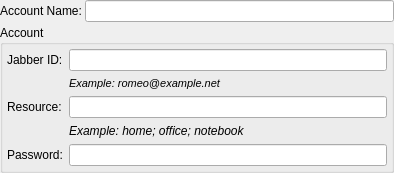
<?xml version="1.0" encoding="UTF-8"?>
<ui version="4.0">
 <class>AccountOptionsClass</class>
 <widget class="QWidget" name="AccountOptionsClass">
  <property name="geometry">
   <rect>
    <x>0</x>
    <y>0</y>
    <width>394</width>
    <height>165</height>
   </rect>
  </property>
  <layout class="QVBoxLayout">
   <property name="spacing">
    <number>3</number>
   </property>
   <property name="margin">
    <number>0</number>
   </property>
   <item>
    <layout class="QHBoxLayout">
     <property name="spacing">
      <number>3</number>
     </property>
     <property name="margin">
      <number>0</number>
     </property>
     <item>
      <widget class="QLabel" name="lblName">
       <property name="text">
        <string>Account Name:</string>
       </property>
       <property name="buddy">
        <cstring>lneName</cstring>
       </property>
      </widget>
     </item>
     <item>
      <widget class="QLineEdit" name="lneName"/>
     </item>
    </layout>
   </item>
   <item>
    <widget class="QGroupBox" name="grbAccount">
     <property name="sizePolicy">
      <sizepolicy hsizetype="Preferred" vsizetype="Fixed">
       <horstretch>0</horstretch>
       <verstretch>0</verstretch>
      </sizepolicy>
     </property>
     <property name="title">
      <string>Account</string>
     </property>
     <layout class="QVBoxLayout">
      <property name="spacing">
       <number>3</number>
      </property>
      <property name="margin">
       <number>4</number>
      </property>
      <item>
       <layout class="QGridLayout">
        <property name="margin">
         <number>0</number>
        </property>
        <item row="2" column="1">
         <widget class="QLineEdit" name="lneResource"/>
        </item>
        <item row="1" column="1">
         <widget class="QLabel" name="lblExampleJabberId">
          <property name="sizePolicy">
           <sizepolicy hsizetype="Preferred" vsizetype="Maximum">
            <horstretch>0</horstretch>
            <verstretch>0</verstretch>
           </sizepolicy>
          </property>
          <property name="font">
           <font>
            <family>MS Shell Dlg 2</family>
            <pointsize>8</pointsize>
            <italic>true</italic>
           </font>
          </property>
          <property name="text">
           <string>Example: romeo@example.net</string>
          </property>
         </widget>
        </item>
        <item row="0" column="0">
         <widget class="QLabel" name="lblJabberId">
          <property name="text">
           <string>Jabber ID:</string>
          </property>
          <property name="buddy">
           <cstring>lneJabberId</cstring>
          </property>
         </widget>
        </item>
        <item row="0" column="1">
         <widget class="QLineEdit" name="lneJabberId"/>
        </item>
        <item row="2" column="0">
         <widget class="QLabel" name="lblResource">
          <property name="text">
           <string>Resource:</string>
          </property>
          <property name="buddy">
           <cstring>lneResource</cstring>
          </property>
         </widget>
        </item>
        <item row="4" column="0">
         <widget class="QLabel" name="lblPassword">
          <property name="text">
           <string>Password:</string>
          </property>
          <property name="buddy">
           <cstring>lnePassword</cstring>
          </property>
         </widget>
        </item>
        <item row="4" column="1">
         <widget class="QLineEdit" name="lnePassword">
          <property name="echoMode">
           <enum>QLineEdit::Password</enum>
          </property>
         </widget>
        </item>
        <item row="3" column="1">
         <widget class="QLabel" name="lblExampleResource">
          <property name="sizePolicy">
           <sizepolicy hsizetype="Preferred" vsizetype="Maximum">
            <horstretch>0</horstretch>
            <verstretch>0</verstretch>
           </sizepolicy>
          </property>
          <property name="font">
           <font>
            <italic>true</italic>
           </font>
          </property>
          <property name="text">
           <string>Example: home; office; notebook</string>
          </property>
         </widget>
        </item>
       </layout>
      </item>
     </layout>
    </widget>
   </item>
  </layout>
 </widget>
 <layoutdefault spacing="6" margin="11"/>
 <tabstops>
  <tabstop>lneName</tabstop>
  <tabstop>lneJabberId</tabstop>
  <tabstop>lneResource</tabstop>
  <tabstop>lnePassword</tabstop>
 </tabstops>
 <resources/>
 <connections/>
</ui>
